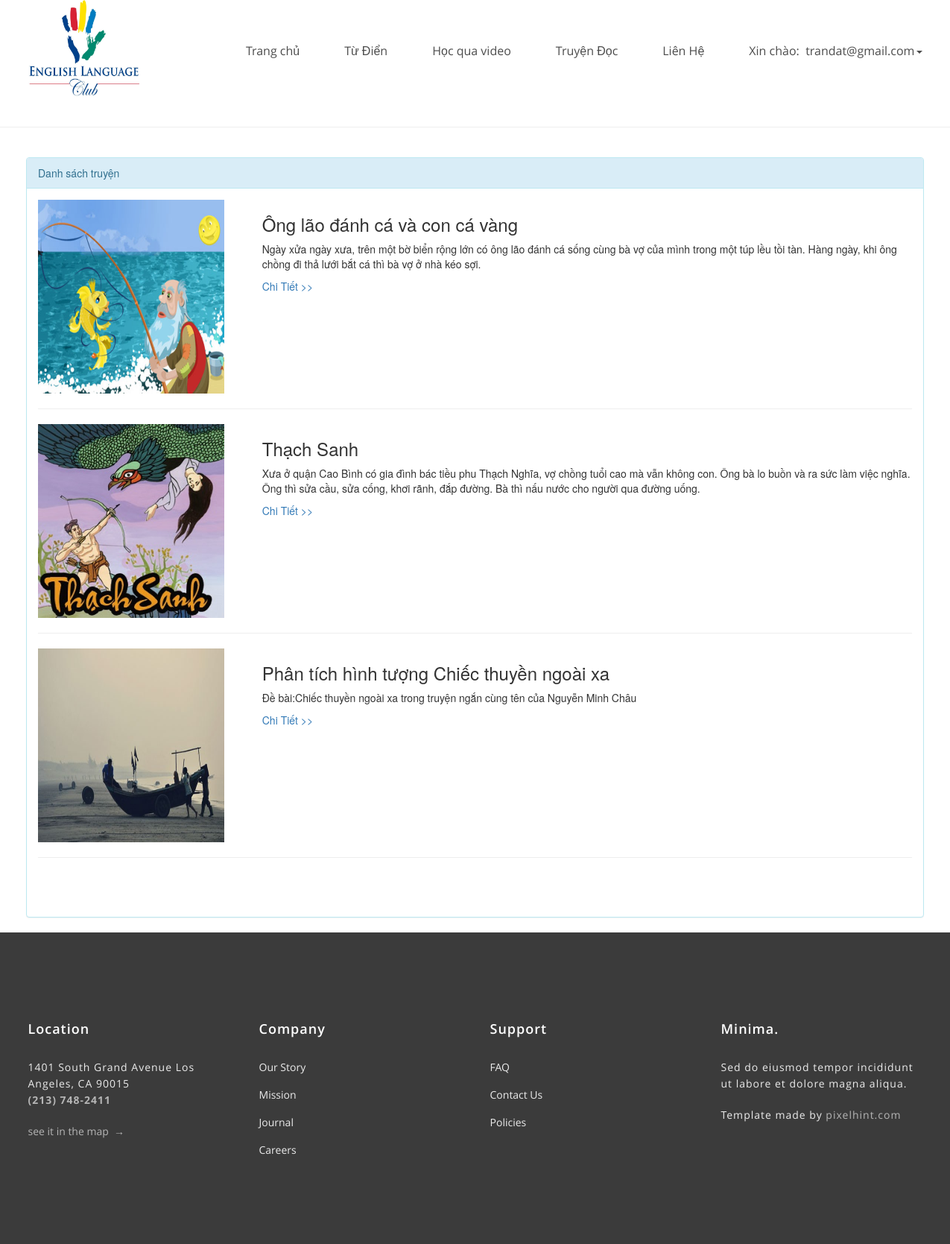
The page /trangchu/list_truyen.php (signed in) on the database its author committed.
### tables this page shows
CREATE TABLE `truyen_songngu` (
  `id_truyen` int(11) NOT NULL,
  `tieu_de` varchar(45) NOT NULL,
  `tom_tat` longblob NOT NULL,
  `noi_dung_truyen` longblob NOT NULL,
  `hinh_anh` varchar(200) NOT NULL
);

### trangchu/list_truyen.php (the view, shortened to what this page needs)
<?php include('header.php');
require_once '../Mysql/myconnect.php';
?>
<br>
<hr>
<br>
<div class="container">
				<?php
                  $limit = 3;
                  if(isset($_GET['s']) && filter_var($_GET['s'],FILTER_VALIDATE_INT,array('min_ranger'=>1))){
                    $start = $_GET['s'];
                  }else{
                    $start = 0;
                  }
					$sql_truyen = "SELECT *FROM truyen_songngu LIMIT {$start},{$limit}";
					$query_truyen = mysqli_query($conn,$sql_truyen);
				?>
				<div class="col-sm-12" >
					 <div class="panel panel-info">
      						<div class="panel-heading">Danh sách truyện</div>
      						<div class="panel-body">
      							<?php
      						while($ds_truyen = mysqli_fetch_array($query_truyen)){?>
                                 <div class="row">
      									<div class="col-sm-3">
											<img src="../upload/<?= $ds_truyen['hinh_anh']?>" width="250px" height="260px">
										</div>
										<div class="col-sm-9">
											<h3><?= $ds_truyen['tieu_de']?></h3>
											<p><?= $ds_truyen['tom_tat']?></p>
											<p><a href="truyen_chiiet.php?id=<?php echo $ds_truyen['id_truyen'];?>">Chi Tiết >></a></p>
										</div>
      							</div>
      							<hr>
      							<?php	}
      							?>
   					 </div>
				</div>
	</div>
</div>
<?php include('footer.php');?>

### rows shown on the page
truyen_songngu: hinh_anh (picture), tieu_de "Ông lão đánh cá và con cá vàng", tom_tat "Ngày xửa ngày xưa, trên một bờ biển rộng lớn có ông lão đánh cá sống cùng bà vợ của mình trong một túp lều tồi tàn. Hàng ngày, khi ông chồng đi thả lưới bắt cá thì bà vợ ở nhà kéo sợi."
truyen_songngu: hinh_anh (picture), tieu_de "Thạch Sanh", tom_tat "Xưa ở quận Cao Bình có gia đình bác tiều phu Thạch Nghĩa, vợ chồng tuổi cao mà vẫn không con. Ông bà lo buồn và ra sức làm việc nghĩa. Ông thì sửa cầu, sửa cống, khơi rãnh, đắp đường. Bà thì nấu nước cho người qua đường uống."
truyen_songngu: hinh_anh (picture), tieu_de "Phân tích hình tượng Chiếc thuyền ngoài xa", tom_tat "Đề bài:Chiếc thuyền ngoài xa trong truyện ngắn cùng tên của Nguyễn Minh Châu"

### other values the page prints
$_SESSION['email'] "trandat@gmail.com"
